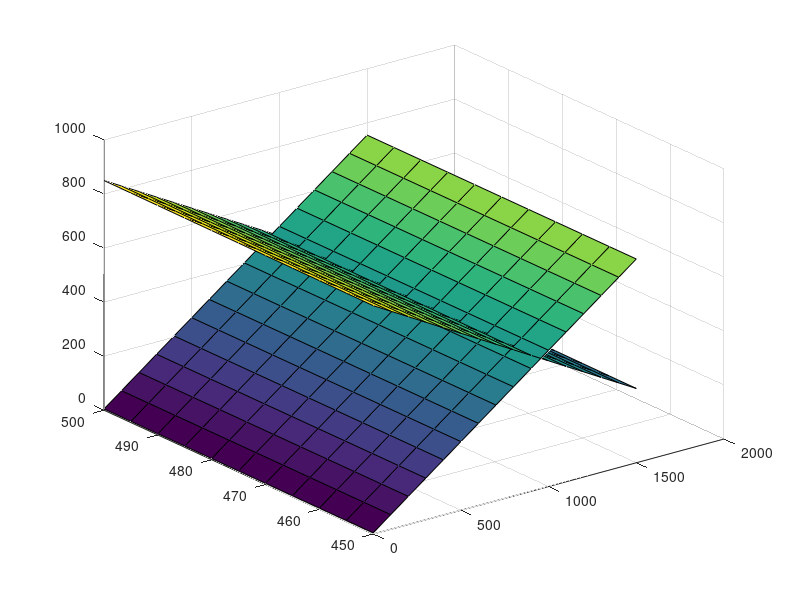

MATLAB code for this plot:
%x= discharge water m2/s min 200 max 1400
%y=stored water hm3 min 353 max 385
%z=linear coefficient for hyperplane
%Centrale 1 une turbine
hyperplane_11_x=[0.25
-0.1

]
hyperplane_11_y=[0.008406189344
0.12
]
hyperplane_11_z =[11
252
]

%Centrale 1 deux turbines
hyperplane_12_x=[0.26
-0.15

]
hyperplane_12_y=[0.008806189344
0.125
]
hyperplane_12_z =[11
300
]
%Centrale 1 3turbines
hyperplane_13_x=[0.27
-0.2

]
hyperplane_13_y=[0.009406189344
0.13
]
hyperplane_13_z =[11
380
]
%x= discharge water m2/s min 200 max 1400
%y=stored water hm3 min 450 max 500
%z=linear coefficient for hyperplane
%Centrale 2 une turbine
hyperplane_21_x=[0.45
-0.35

]
hyperplane_21_y=[0.009
0.10
]
hyperplane_21_z =[0
800
]

%Centrale 2 deux turbines
hyperplane_22_x=[0.5
-0.38

]
hyperplane_22_y=[0.009
0.10
]
hyperplane_22_z =[0
800
]
%Centrale 2 3turbines
hyperplane_23_x=[0.7
-0.40

]
hyperplane_23_y=[0.009
0.10
]
hyperplane_23_z =[0
800
]

figure
for i = 1:2
    [x y] = meshgrid(0:100:1500,450:5:500); % Generate x and y data
    z1 = (hyperplane_21_x(i)*x + hyperplane_21_y(i) *y + hyperplane_21_z(i)); % Solve for z data
    z2 = (hyperplane_22_x(i)*x + hyperplane_22_y(i) *y + hyperplane_22_z(i));
    z3 = (hyperplane_23_x(i)*x + hyperplane_23_y(i) *y + hyperplane_23_z(i));
    %surf(x,y,z1) %Plot the surface
    %hold on
    surf(x,y,z2) %Plot the surface
    hold on
    %surf(x,y,z3) %Plot the surface
    %hold on
    
end
grid on 